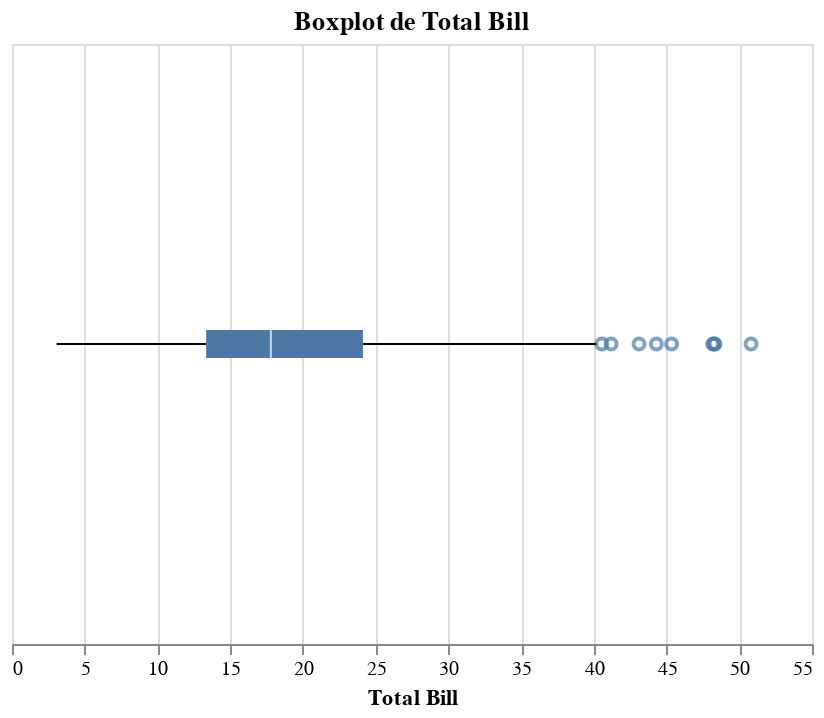

The code cell stored with this chart in its notebook:
### Markdown cell above
2. **Boxplot simple para una variable (horizontal)**:

### Code cell
import altair as alt
import seaborn as sns

# Cargar un conjunto de datos de ejemplo
tips = sns.load_dataset("tips")

# Crear el boxplot horizontal
boxplot = alt.Chart(tips).mark_boxplot().encode(
    x=alt.X('total_bill:Q', title='Total Bill')
).properties(
    width=400,
    height=300,
    title='Boxplot de Total Bill'
)

# Mostrar el gráfico
boxplot

### Figure 1 — Vega-Lite specification as saved in the notebook (floating-point values rounded to 4 significant figures; data arrays with more than 128 entries replaced by an {"elided": "..."} marker saying what was removed)
{"config": {"view": {"continuousWidth": 400, "continuousHeight": 300}}, "data": {"name": "data-362d1a3aede62850ce7cd49b1d5f5d1d"}, "mark": "boxplot", "encoding": {"x": {"field": "total_bill", "title": "Total Bill", "type": "quantitative"}}, "height": 300, "title": "Boxplot de Total Bill", "width": 400, "$schema": "https://vega.github.io/schema/vega-lite/v4.17.0.json", "datasets": {"data-362d1a3aede62850ce7cd49b1d5f5d1d": {"elided": "244 records"}}}
